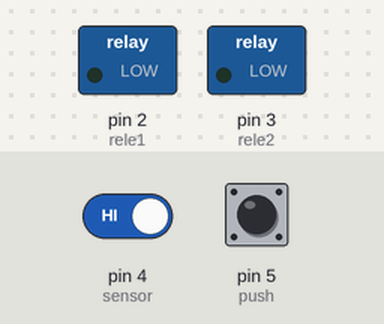
Bench run of a sketch on a simulated Arduino Uno, built with avr-gcc and run on an emulated ATmega328P. On the bench: switched loads named in the sketch (green lamp = pin HIGH). Dashed ring = blinking. The test bench sets the inputs (shaded band); at power-on: pin 5 (push) HIGH, pin 4 (sensor) HIGH.

Above: at 1.2 s.
1.3 s: pin 5 (push) pulled LOW for 3.2 s
At 4.8 s:
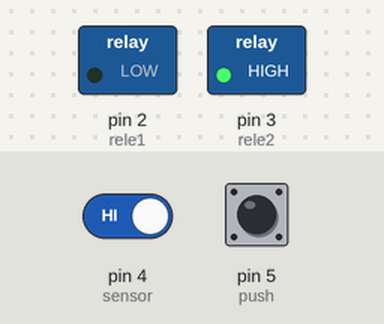
6.0 s: pin 4 (sensor) driven LOW
At 7.3 s:
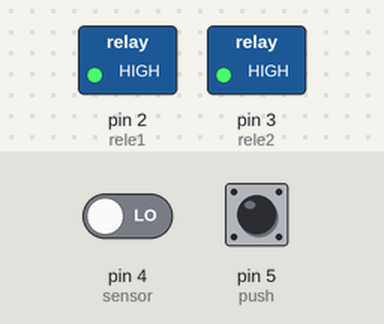
7.6 s: pin 5 (push) pulled LOW for 0.25 s
At 8.5 s:
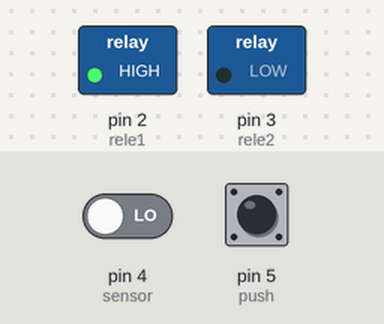
9.3 s: pin 4 (sensor) driven HIGH
At 9.8 s:
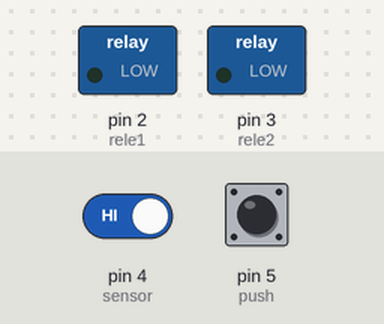
Timing chart, 0 to 11.9 s (numbered marks = the images above; inputs shaded):
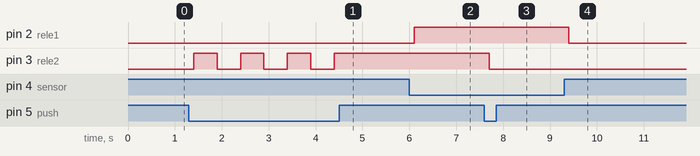

The sketch:

Bombas_de_agua_pt1.ino
```cpp
#define rele1 2 // bomba de agua del suministro de agua para llenar el tinaco
// si esta vacio el tinaco esta bomba lo llenara con una deteccion automatica (transistor)

#define rele2 3 // bomba de agua de extraccion de agua del tinaco
//si deseo obtener agua del tinaco accionare un boton que hará actuar esta bomba

#define sensor 4 // transistor para deteccion automatica de agua
//si esta lleno o no el tinaco este transistor se encargara de detectarlo y otorgara una lectura

#define push 5 // función de interruptor para extraccion de agua del tinaco

// entradas y salidas :D
void setup()
{
  pinMode (rele1, OUTPUT);
  pinMode(rele2, OUTPUT);
  pinMode(push, INPUT);
  pinMode(sensor, INPUT);
}


void loop() {
  //guardar el estado de la lectura _____ en variable falsa/verdadera
  bool estado = digitalRead(push);
  bool estadoled = digitalRead(sensor);

  //entro al if si el boton esta en bajo
  if (estado == LOW)
    //mantengo la accion ejecutada si se cumple la condicion o no
    //! la niego para continuar la ejecucion en sentido contrario (devolver valor opuesto al obtenido)
  {
    digitalWrite(rele2,  !digitalRead(rele2) );
    //delay para evitar cambios de estado erroneos al detectar lectura en el boton
    delay(300);
  }

  //leo los estados del led que reaccionara como referencia al transistor usado como sensor
  //Actuo y acciono el rele(bomba de agua) dependiendo del estado del led de referencia
  if (estadoled == LOW)
  {
    digitalWrite(rele1, HIGH);
    delay(200);
  }
  if (estadoled == HIGH)
  {
    digitalWrite(rele1, LOW);
    delay(200);
  }
}
```

Measured:
- after the input at 1.3 s, pin 3 (rele2): alternates HIGH for 0.50 s and LOW for 0.50 s, 7 changes in all, then stays HIGH, starting after 0.10 s
- after the input at 6.0 s, pin 2 (rele1): LOW → HIGH after 0.10 s
- after the input at 7.6 s, pin 3 (rele2): HIGH → LOW after 0.10 s
- after the input at 9.3 s, pin 2 (rele1): HIGH → LOW after 0.10 s
